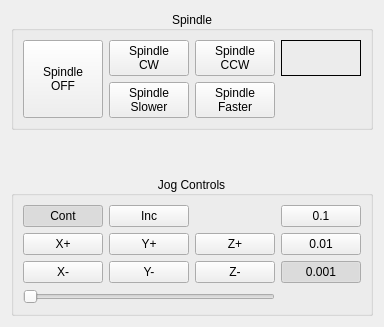
         <widget class="QWidget" name="page_12">
          <layout class="QVBoxLayout" name="verticalLayout_8">
           <item>
            <widget class="QGroupBox" name="spindleGroupBox">
             <property name="title">
              <string>Spindle</string>
             </property>
             <property name="alignment">
              <set>Qt::AlignCenter</set>
             </property>
             <layout class="QGridLayout" name="gridLayout_6">
              <item row="0" column="1">
               <widget class="ActionButton" name="actionbutton_20">
                <property name="text">
                 <string>Spindle
CW</string>
                </property>
                <property name="actionName" stdset="0">
                 <string>spindle.forward</string>
                </property>
               </widget>
              </item>
              <item row="1" column="2">
               <widget class="ActionButton" name="actionbutton_24">
                <property name="text">
                 <string>Spindle
Faster</string>
                </property>
                <property name="actionName" stdset="0">
                 <string>spindle.faster</string>
                </property>
               </widget>
              </item>
              <item row="1" column="1">
               <widget class="ActionButton" name="actionbutton_23">
                <property name="text">
                 <string>Spindle
Slower</string>
                </property>
                <property name="actionName" stdset="0">
                 <string>spindle.slower</string>
                </property>
               </widget>
              </item>
              <item row="0" column="2">
               <widget class="ActionButton" name="actionbutton_22">
                <property name="text">
                 <string>Spindle
CCW</string>
                </property>
                <property name="actionName" stdset="0">
                 <string>spindle.reverse</string>
                </property>
               </widget>
              </item>
              <item row="0" column="0" rowspan="2">
               <widget class="ActionButton" name="actionbutton_21">
                <property name="sizePolicy">
                 <sizepolicy hsizetype="Minimum" vsizetype="Preferred">
                  <horstretch>0</horstretch>
                  <verstretch>0</verstretch>
                 </sizepolicy>
                </property>
                <property name="text">
                 <string>Spindle
OFF</string>
                </property>
                <property name="actionName" stdset="0">
                 <string>spindle.off</string>
                </property>
               </widget>
              </item>
              <item row="0" column="3">
               <widget class="StatusLabel" name="statuslabel_3">
                <property name="frameShape">
                 <enum>QFrame::Box</enum>
                </property>
                <property name="alignment">
                 <set>Qt::AlignCenter</set>
                </property>
                <property name="rules" stdset="0">
                 <string>[{&quot;channels&quot;: [{&quot;url&quot;: &quot;status:spindle.0.speed?string&quot;, &quot;trigger&quot;: true}], &quot;property&quot;: &quot;Text&quot;, &quot;expression&quot;: &quot;ch[0]&quot;, &quot;name&quot;: &quot;Spindle RPM&quot;}]</string>
                </property>
               </widget>
              </item>
             </layout>
            </widget>
           </item>
           <item>
            <spacer name="verticalSpacer_5">
             <property name="orientation">
              <enum>Qt::Vertical</enum>
             </property>
             <property name="sizeHint" stdset="0">
              <size>
               <width>20</width>
               <height>40</height>
              </size>
             </property>
            </spacer>
           </item>
           <item>
            <widget class="QGroupBox" name="jogGroupBox">
             <property name="title">
              <string>Jog Controls</string>
             </property>
             <property name="alignment">
              <set>Qt::AlignCenter</set>
             </property>
             <layout class="QGridLayout" name="gridLayout_5">
              <item row="0" column="3">
               <widget class="ActionButton" name="actionbutton_18">
                <property name="text">
                 <string>0.1</string>
                </property>
                <property name="checkable">
                 <bool>true</bool>
                </property>
                <property name="actionName" stdset="0">
                 <string>machine.jog.set-increment:0.1</string>
                </property>
                <attribute name="buttonGroup">
                 <string notr="true">jogIncBtnGroup</string>
                </attribute>
               </widget>
              </item>
              <item row="1" column="3">
               <widget class="ActionButton" name="actionbutton_15">
                <property name="text">
                 <string>0.01</string>
                </property>
                <property name="checkable">
                 <bool>true</bool>
                </property>
                <property name="actionName" stdset="0">
                 <string>machine.jog.set-increment:0.01</string>
                </property>
                <attribute name="buttonGroup">
                 <string notr="true">jogIncBtnGroup</string>
                </attribute>
               </widget>
              </item>
              <item row="0" column="1">
               <widget class="ActionButton" name="actionbutton_19">
                <property name="text">
                 <string>Inc</string>
                </property>
                <property name="checkable">
                 <bool>true</bool>
                </property>
                <property name="actionName" stdset="0">
                 <string>machine.jog-mode.incremental</string>
                </property>
                <attribute name="buttonGroup">
                 <string notr="true">jogBtnGroup</string>
                </attribute>
               </widget>
              </item>
              <item row="2" column="3">
               <widget class="ActionButton" name="actionbutton_17">
                <property name="text">
                 <string>0.001</string>
                </property>
                <property name="checkable">
                 <bool>true</bool>
                </property>
                <property name="checked">
                 <bool>true</bool>
                </property>
                <property name="actionName" stdset="0">
                 <string>machine.jog.set-increment:0.001</string>
                </property>
                <attribute name="buttonGroup">
                 <string notr="true">jogIncBtnGroup</string>
                </attribute>
               </widget>
              </item>
              <item row="2" column="2">
               <widget class="ActionButton" name="actionbutton_11">
                <property name="text">
                 <string>Z-</string>
                </property>
                <property name="actionName" stdset="0">
                 <string>machine.jog.axis:z,neg</string>
                </property>
               </widget>
              </item>
              <item row="2" column="1">
               <widget class="ActionButton" name="actionbutton_12">
                <property name="text">
                 <string>Y-</string>
                </property>
                <property name="actionName" stdset="0">
                 <string>machine.jog.axis:y,neg</string>
                </property>
               </widget>
              </item>
              <item row="1" column="0">
               <widget class="ActionButton" name="actionbutton_10">
                <property name="text">
                 <string>X+</string>
                </property>
                <property name="actionName" stdset="0">
                 <string>machine.jog.axis:x,pos</string>
                </property>
               </widget>
              </item>
              <item row="2" column="0">
               <widget class="ActionButton" name="actionbutton_9">
                <property name="text">
                 <string>X-</string>
                </property>
                <property name="actionName" stdset="0">
                 <string>machine.jog.axis:x,neg</string>
                </property>
               </widget>
              </item>
              <item row="1" column="1">
               <widget class="ActionButton" name="actionbutton_13">
                <property name="text">
                 <string>Y+</string>
                </property>
                <property name="actionName" stdset="0">
                 <string>machine.jog.axis:y,pos</string>
                </property>
               </widget>
              </item>
              <item row="0" column="0">
               <widget class="ActionButton" name="actionbutton_16">
                <property name="text">
                 <string>Cont</string>
                </property>
                <property name="checkable">
                 <bool>true</bool>
                </property>
                <property name="checked">
                 <bool>true</bool>
                </property>
                <property name="actionName" stdset="0">
                 <string>machine.jog-mode.continuous</string>
                </property>
                <attribute name="buttonGroup">
                 <string notr="true">jogBtnGroup</string>
                </attribute>
               </widget>
              </item>
              <item row="1" column="2">
               <widget class="ActionButton" name="actionbutton_14">
                <property name="text">
                 <string>Z+</string>
                </property>
                <property name="actionName" stdset="0">
                 <string>machine.jog.axis:z,pos</string>
                </property>
               </widget>
              </item>
              <item row="4" column="3">
               <widget class="StatusLabel" name="statuslabel_18">
                <property name="frameShape">
                 <enum>QFrame::NoFrame</enum>
                </property>
                <property name="alignment">
                 <set>Qt::AlignCenter</set>
                </property>
                <property name="rules" stdset="0">
                 <string>[{&quot;channels&quot;: [{&quot;url&quot;: &quot;settings:machine.jog.linear-speed&quot;, &quot;trigger&quot;: true}, {&quot;url&quot;: &quot;status:linear_units?string&quot;, &quot;trigger&quot;: false}], &quot;property&quot;: &quot;Text&quot;, &quot;expression&quot;: &quot;'{}\\n{}'.format(ch[0], ch[1])&quot;, &quot;name&quot;: &quot;Jog Speed&quot;}]</string>
                </property>
               </widget>
              </item>
              <item row="4" column="0" colspan="3">
               <widget class="VCPSettingsSlider" name="settings_slider_2">
                <property name="orientation">
                 <enum>Qt::Horizontal</enum>
                </property>
                <property name="settingName" stdset="0">
                 <string>machine.jog.linear-speed</string>
                </property>
               </widget>
              </item>
             </layout>
            </widget>
           </item>
          </layout>
         </widget>
